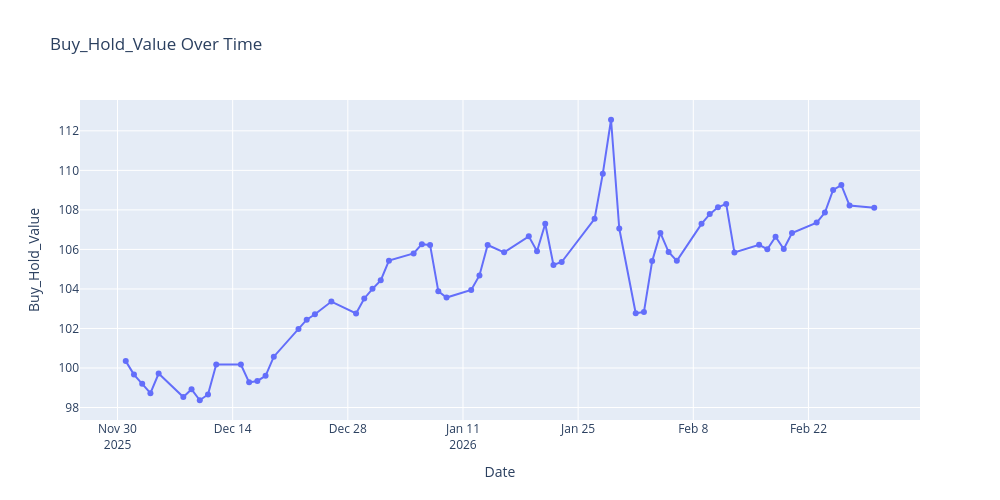

The notebook cell saved with this chart:
### Code cell
import plotly.express as px

# ✅ Group by Date and calculate total portfolio value
portfolio_summary = (
    conc_df.groupby("Date", as_index=False)["Buy_Hold_Value"].sum()
)
# ✅ Plot with Plotly
fig = px.line(
    portfolio_summary,
    x="Date",
    y="Buy_Hold_Value",
    title="Buy_Hold_Value Over Time",
    labels={"Date": "Date", "Buy_Hold_Value": "Buy_Hold_Value"},
    markers=True
)

fig.update_traces(line=dict(width=2))
fig.update_layout(width=1000,   # 🔑 width
                  height=500)    # 🔑 height
fig.show()
